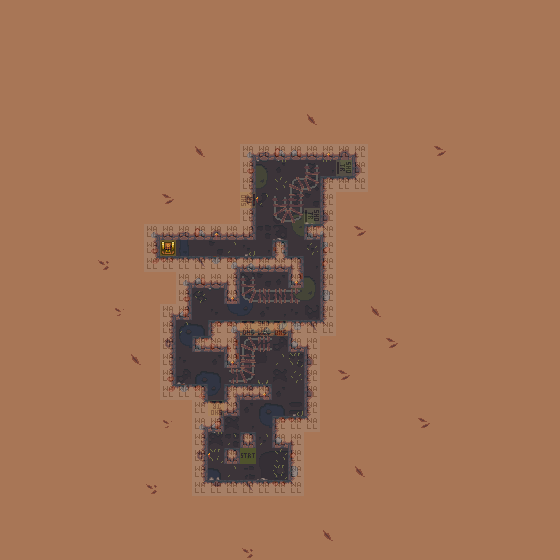

Tiled map render using the project's own tile images. Description and the map definition, with tile-layer contents summarised, below:
An orthogonal 35x35 tile map with 16x16 px tiles, 7 tile layers (Art_Ground, Art_Ground02, Art_Walls, Art_Gameplay, ...), 3 tilesets and 1 object (spawn).

<map version="1.2" tiledversion="1.2.4" orientation="orthogonal" renderorder="right-down" width="35" height="35" tilewidth="16" tileheight="16" infinite="0" backgroundcolor="#a87656" nextlayerid="14" nextobjectid="4">
 <tileset firstgid="1" source="tileset/GameplayTileset.tsx" />
 <tileset firstgid="33" source="tileset/GameplayImages.tsx" />
 <tileset firstgid="305" source="tileset/SlimeCave.tsx" />
 <layer id="7" name="Art_Ground" width="35" height="35">
  <data>[1225 cells, 198 non-empty, 37 distinct tile ids]</data>
 </layer>
 <layer id="13" name="Art_Ground02" width="35" height="35">
  <data>[1225 cells, 47 non-empty, 22 distinct tile ids]</data>
 </layer>
 <layer id="10" name="Art_Walls" width="35" height="35">
  <data>[1225 cells, 105 non-empty, 54 distinct tile ids]</data>
 </layer>
 <layer id="8" name="Art_Gameplay" width="35" height="35">
  <data>[1225 cells, 1 non-empty, 1 distinct tile ids]</data>
 </layer>
 <layer id="12" name="SlimeCover" width="35" height="35">
  <data>[1225 cells, 0 non-empty, 0 distinct tile ids]</data>
 </layer>
 <layer id="11" name="Art_Above" width="35" height="35">
  <data>[1225 cells, 25 non-empty, 6 distinct tile ids]</data>
 </layer>
 <layer id="9" name="Gameplay" width="35" height="35" opacity="0.23">
  <data>[1225 cells, 109 non-empty, 4 distinct tile ids]</data>
 </layer>
 <objectgroup id="2" name="Properties">
  <object id="3" name="spawn" x="240" y="448" width="16" height="16" />
 </objectgroup>
</map>
